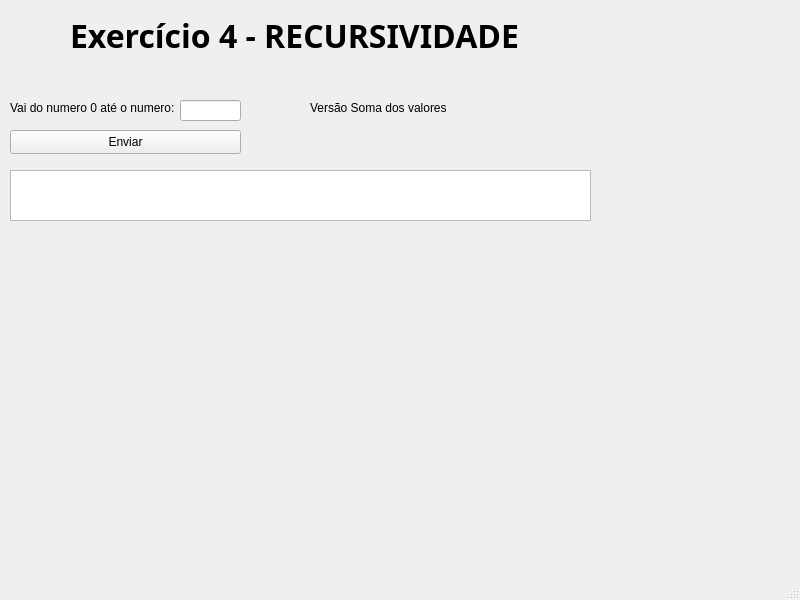
<?xml version="1.0" encoding="UTF-8"?>
<ui version="4.0">
 <class>MainWindow</class>
 <widget class="QMainWindow" name="MainWindow">
  <property name="geometry">
   <rect>
    <x>0</x>
    <y>0</y>
    <width>800</width>
    <height>600</height>
   </rect>
  </property>
  <property name="windowTitle">
   <string>MainWindow</string>
  </property>
  <widget class="QWidget" name="centralwidget">
   <widget class="QLabel" name="label_2">
    <property name="geometry">
     <rect>
      <x>70</x>
      <y>20</y>
      <width>451</width>
      <height>31</height>
     </rect>
    </property>
    <property name="font">
     <font>
      <family>Sitka Heading Semibold</family>
      <pointsize>24</pointsize>
      <bold>true</bold>
     </font>
    </property>
    <property name="text">
     <string>Exercício 4 - RECURSIVIDADE</string>
    </property>
   </widget>
   <widget class="QLabel" name="label">
    <property name="geometry">
     <rect>
      <x>10</x>
      <y>100</y>
      <width>171</width>
      <height>16</height>
     </rect>
    </property>
    <property name="text">
     <string>Vai do numero 0 até o numero:</string>
    </property>
   </widget>
   <widget class="QTextEdit" name="textEdit_Res">
    <property name="geometry">
     <rect>
      <x>10</x>
      <y>170</y>
      <width>581</width>
      <height>51</height>
     </rect>
    </property>
    <property name="readOnly">
     <bool>true</bool>
    </property>
   </widget>
   <widget class="QLabel" name="label_3">
    <property name="geometry">
     <rect>
      <x>310</x>
      <y>100</y>
      <width>141</width>
      <height>16</height>
     </rect>
    </property>
    <property name="text">
     <string>Versão Soma dos valores</string>
    </property>
   </widget>
   <widget class="QLineEdit" name="lineEdit_num">
    <property name="geometry">
     <rect>
      <x>180</x>
      <y>100</y>
      <width>61</width>
      <height>21</height>
     </rect>
    </property>
   </widget>
   <widget class="QPushButton" name="pushButton_Enviar">
    <property name="geometry">
     <rect>
      <x>10</x>
      <y>130</y>
      <width>231</width>
      <height>24</height>
     </rect>
    </property>
    <property name="text">
     <string>Enviar</string>
    </property>
   </widget>
  </widget>
  <widget class="QMenuBar" name="menubar">
   <property name="geometry">
    <rect>
     <x>0</x>
     <y>0</y>
     <width>800</width>
     <height>21</height>
    </rect>
   </property>
  </widget>
  <widget class="QStatusBar" name="statusbar"/>
 </widget>
 <resources/>
 <connections/>
</ui>
